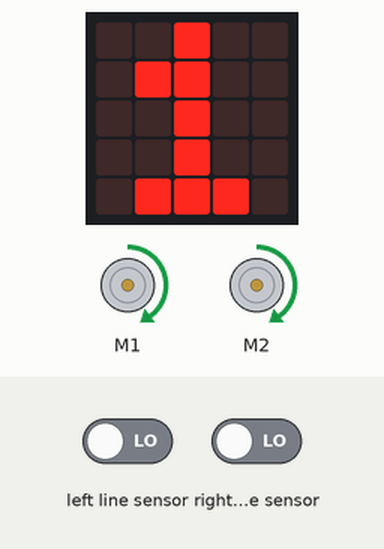
Simulated run of this program. Board: BBC micro:bit (MakeCode). Parts: 2 × DC motor (green arrow = forward, orange = backward, longer = faster), the board's 5×5 LED display. The inputs (shaded band) are chosen by the test bench; at power-on: left line sensor LOW, right line sensor LOW.

Above: at 1.2 s.
1.3 s: left line sensor driven HIGH
At 2.4 s:
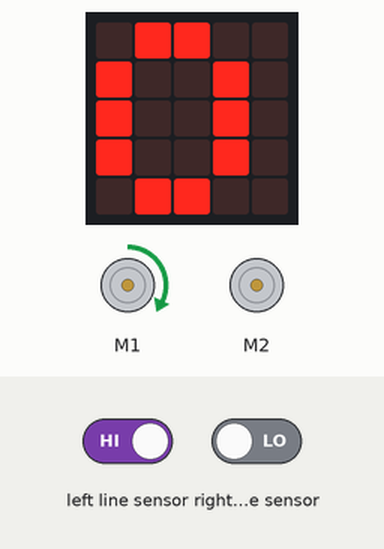
3.0 s: right line sensor driven HIGH
At 3.8 s:
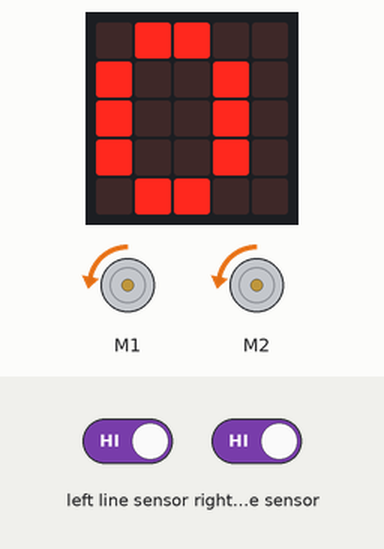
4.5 s: left line sensor driven LOW
At 5.2 s:
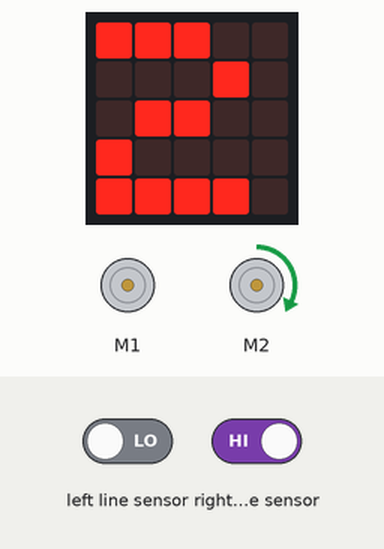
Timing chart, 0 to 7.5 s (numbered marks = the images above; inputs shaded):
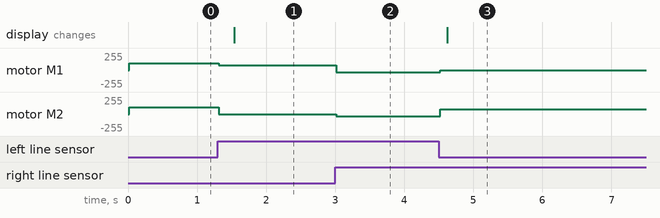

Measured:
- after the input at 1.3 s, motor M1: forward 100/255 → forward 70/255 at once; motor M2: forward 100/255 → stopped at once; the display: changes after 0.24 s (image 1)
- after the input at 3.0 s, motor M1: forward 70/255 → backward 30/255 at once; motor M2: stopped → backward 30/255 at once
- after the input at 4.5 s, motor M1: backward 30/255 → stopped at once; motor M2: backward 30/255 → forward 70/255 at once; the display: changes after 0.12 s (image 3)

The program:

main.ts
```typescript
function Left () {
    for (let index = 0; index < 5; index++) {
        maqueen.motorRun(maqueen.Motors.M1, maqueen.Dir.CW, SP * 0.7)
        maqueen.motorRun(maqueen.Motors.M2, maqueen.Dir.CW, 0)
        basic.pause(XN)
        if (maqueen.readPatrol(maqueen.Patrol.PatrolLeft) == 0 && maqueen.readPatrol(maqueen.Patrol.PatrolRight) == 0) {
            break;
        }
        if (maqueen.readPatrol(maqueen.Patrol.PatrolLeft) == 1 && maqueen.readPatrol(maqueen.Patrol.PatrolRight) == 1) {
            break;
        }
    }
}
function Forward () {
    maqueen.motorRun(maqueen.Motors.All, maqueen.Dir.CW, SP)
}
function Right () {
    for (let index = 0; index < 5; index++) {
        maqueen.motorRun(maqueen.Motors.M1, maqueen.Dir.CW, 0)
        maqueen.motorRun(maqueen.Motors.M2, maqueen.Dir.CW, SP * 0.7)
        basic.pause(XN)
        if (maqueen.readPatrol(maqueen.Patrol.PatrolLeft) == 0 && maqueen.readPatrol(maqueen.Patrol.PatrolRight) == 0) {
            break;
        }
        if (maqueen.readPatrol(maqueen.Patrol.PatrolLeft) == 1 && maqueen.readPatrol(maqueen.Patrol.PatrolRight) == 1) {
            break;
        }
    }
}
function Backward () {
    maqueen.motorRun(maqueen.Motors.All, maqueen.Dir.CCW, SP * 0.3)
    basic.pause(XN)
}
let NU = 0
let SP = 0
let XN = 0
XN = 0
SP = 100
let LR = 1
basic.forever(function () {
    NU = SP
    if (maqueen.readPatrol(maqueen.Patrol.PatrolLeft) == 0 && maqueen.readPatrol(maqueen.Patrol.PatrolRight) == 0) {
        LR = 1
        Forward()
    } else {
        if (maqueen.readPatrol(maqueen.Patrol.PatrolLeft) == 1 && maqueen.readPatrol(maqueen.Patrol.PatrolRight) == 0) {
            LR = 0
            Left()
        } else {
            if (maqueen.readPatrol(maqueen.Patrol.PatrolLeft) == 0 && maqueen.readPatrol(maqueen.Patrol.PatrolRight) == 1) {
                LR = 2
                Right()
            } else {
                if (maqueen.readPatrol(maqueen.Patrol.PatrolLeft) == 1 && maqueen.readPatrol(maqueen.Patrol.PatrolRight) == 1) {
                    Backward()
                }
            }
        }
    }
})
basic.forever(function () {
    basic.showNumber(LR)
})
```

test.ts
```typescript
// 在這裡測試；當此封包作為擴充功能時，將不會編譯此內容。
```
